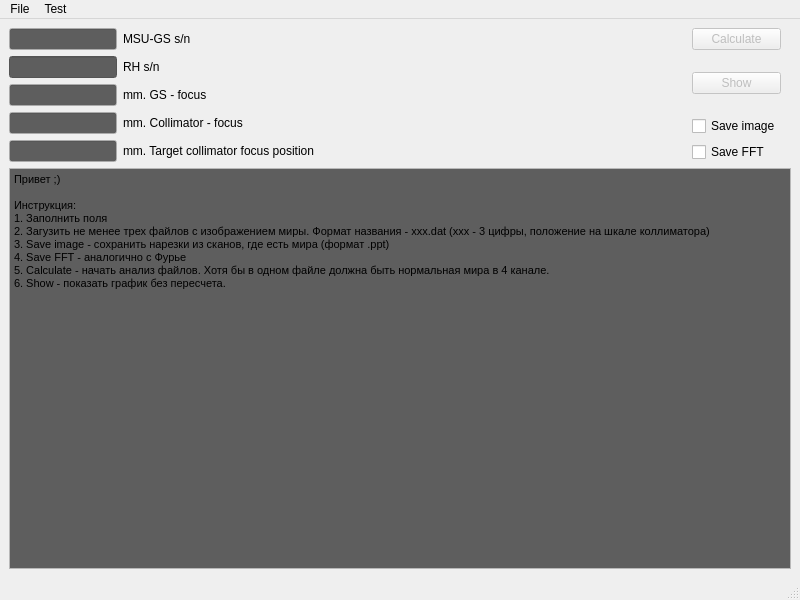
<?xml version="1.0" encoding="UTF-8"?>
<ui version="4.0">
 <class>MainWindow</class>
 <widget class="QMainWindow" name="MainWindow">
  <property name="geometry">
   <rect>
    <x>0</x>
    <y>0</y>
    <width>800</width>
    <height>600</height>
   </rect>
  </property>
  <property name="windowTitle">
   <string>MainWindow</string>
  </property>
  <widget class="QWidget" name="centralwidget">
   <layout class="QVBoxLayout" name="verticalLayout_3">
    <item>
     <layout class="QHBoxLayout" name="horizontalLayout_2">
      <property name="rightMargin">
       <number>10</number>
      </property>
      <item>
       <layout class="QFormLayout" name="formLayout_2">
        <property name="labelAlignment">
         <set>Qt::AlignLeading|Qt::AlignLeft|Qt::AlignTop</set>
        </property>
        <item row="0" column="0">
         <widget class="QLineEdit" name="lineEdit_gs_sn">
          <property name="palette">
           <palette>
            <active>
             <colorrole role="Base">
              <brush brushstyle="SolidPattern">
               <color alpha="255">
                <red>94</red>
                <green>94</green>
                <blue>94</blue>
               </color>
              </brush>
             </colorrole>
            </active>
            <inactive>
             <colorrole role="Base">
              <brush brushstyle="SolidPattern">
               <color alpha="255">
                <red>94</red>
                <green>94</green>
                <blue>94</blue>
               </color>
              </brush>
             </colorrole>
            </inactive>
            <disabled>
             <colorrole role="Base">
              <brush brushstyle="SolidPattern">
               <color alpha="255">
                <red>68</red>
                <green>68</green>
                <blue>68</blue>
               </color>
              </brush>
             </colorrole>
            </disabled>
           </palette>
          </property>
         </widget>
        </item>
        <item row="0" column="1">
         <widget class="QLabel" name="label_2">
          <property name="text">
           <string>MSU-GS s/n</string>
          </property>
         </widget>
        </item>
        <item row="1" column="0">
         <widget class="QLineEdit" name="lineEdit_rh_sn">
          <property name="palette">
           <palette>
            <active>
             <colorrole role="Base">
              <brush brushstyle="SolidPattern">
               <color alpha="255">
                <red>94</red>
                <green>94</green>
                <blue>94</blue>
               </color>
              </brush>
             </colorrole>
             <colorrole role="Window">
              <brush brushstyle="SolidPattern">
               <color alpha="255">
                <red>117</red>
                <green>117</green>
                <blue>117</blue>
               </color>
              </brush>
             </colorrole>
            </active>
            <inactive>
             <colorrole role="Base">
              <brush brushstyle="SolidPattern">
               <color alpha="255">
                <red>94</red>
                <green>94</green>
                <blue>94</blue>
               </color>
              </brush>
             </colorrole>
             <colorrole role="Window">
              <brush brushstyle="SolidPattern">
               <color alpha="255">
                <red>117</red>
                <green>117</green>
                <blue>117</blue>
               </color>
              </brush>
             </colorrole>
            </inactive>
            <disabled>
             <colorrole role="Base">
              <brush brushstyle="SolidPattern">
               <color alpha="255">
                <red>117</red>
                <green>117</green>
                <blue>117</blue>
               </color>
              </brush>
             </colorrole>
             <colorrole role="Window">
              <brush brushstyle="SolidPattern">
               <color alpha="255">
                <red>117</red>
                <green>117</green>
                <blue>117</blue>
               </color>
              </brush>
             </colorrole>
            </disabled>
           </palette>
          </property>
         </widget>
        </item>
        <item row="1" column="1">
         <widget class="QLabel" name="label_3">
          <property name="text">
           <string>RH s/n</string>
          </property>
         </widget>
        </item>
        <item row="2" column="0">
         <widget class="QLineEdit" name="lineEdit_gs_focus">
          <property name="palette">
           <palette>
            <active>
             <colorrole role="Base">
              <brush brushstyle="SolidPattern">
               <color alpha="255">
                <red>94</red>
                <green>94</green>
                <blue>94</blue>
               </color>
              </brush>
             </colorrole>
            </active>
            <inactive>
             <colorrole role="Base">
              <brush brushstyle="SolidPattern">
               <color alpha="255">
                <red>94</red>
                <green>94</green>
                <blue>94</blue>
               </color>
              </brush>
             </colorrole>
            </inactive>
            <disabled>
             <colorrole role="Base">
              <brush brushstyle="SolidPattern">
               <color alpha="255">
                <red>68</red>
                <green>68</green>
                <blue>68</blue>
               </color>
              </brush>
             </colorrole>
            </disabled>
           </palette>
          </property>
         </widget>
        </item>
        <item row="2" column="1">
         <widget class="QLabel" name="label">
          <property name="text">
           <string>mm. GS - focus</string>
          </property>
         </widget>
        </item>
        <item row="3" column="0">
         <widget class="QLineEdit" name="lineEdit_col_focus">
          <property name="palette">
           <palette>
            <active>
             <colorrole role="Base">
              <brush brushstyle="SolidPattern">
               <color alpha="255">
                <red>94</red>
                <green>94</green>
                <blue>94</blue>
               </color>
              </brush>
             </colorrole>
            </active>
            <inactive>
             <colorrole role="Base">
              <brush brushstyle="SolidPattern">
               <color alpha="255">
                <red>94</red>
                <green>94</green>
                <blue>94</blue>
               </color>
              </brush>
             </colorrole>
            </inactive>
            <disabled>
             <colorrole role="Base">
              <brush brushstyle="SolidPattern">
               <color alpha="255">
                <red>68</red>
                <green>68</green>
                <blue>68</blue>
               </color>
              </brush>
             </colorrole>
            </disabled>
           </palette>
          </property>
         </widget>
        </item>
        <item row="3" column="1">
         <widget class="QLabel" name="label_4">
          <property name="text">
           <string>mm. Collimator - focus</string>
          </property>
         </widget>
        </item>
        <item row="4" column="0">
         <widget class="QLineEdit" name="lineEdit_target_col_pos">
          <property name="palette">
           <palette>
            <active>
             <colorrole role="Base">
              <brush brushstyle="SolidPattern">
               <color alpha="255">
                <red>94</red>
                <green>94</green>
                <blue>94</blue>
               </color>
              </brush>
             </colorrole>
            </active>
            <inactive>
             <colorrole role="Base">
              <brush brushstyle="SolidPattern">
               <color alpha="255">
                <red>94</red>
                <green>94</green>
                <blue>94</blue>
               </color>
              </brush>
             </colorrole>
            </inactive>
            <disabled>
             <colorrole role="Base">
              <brush brushstyle="SolidPattern">
               <color alpha="255">
                <red>68</red>
                <green>68</green>
                <blue>68</blue>
               </color>
              </brush>
             </colorrole>
            </disabled>
           </palette>
          </property>
         </widget>
        </item>
        <item row="4" column="1">
         <widget class="QLabel" name="label_5">
          <property name="text">
           <string>mm. Target collimator focus position</string>
          </property>
         </widget>
        </item>
       </layout>
      </item>
      <item>
       <layout class="QVBoxLayout" name="verticalLayout_5">
        <property name="sizeConstraint">
         <enum>QLayout::SetDefaultConstraint</enum>
        </property>
        <property name="leftMargin">
         <number>0</number>
        </property>
        <item alignment="Qt::AlignTop">
         <widget class="QPushButton" name="pushButton_calculate">
          <property name="enabled">
           <bool>false</bool>
          </property>
          <property name="text">
           <string>Calculate</string>
          </property>
         </widget>
        </item>
        <item alignment="Qt::AlignTop">
         <widget class="QPushButton" name="pushButton_show">
          <property name="enabled">
           <bool>false</bool>
          </property>
          <property name="text">
           <string>Show</string>
          </property>
         </widget>
        </item>
        <item>
         <widget class="QCheckBox" name="checkBox_save_img">
          <property name="text">
           <string>Save image</string>
          </property>
         </widget>
        </item>
        <item>
         <widget class="QCheckBox" name="checkBox_save_fft">
          <property name="text">
           <string>Save FFT</string>
          </property>
         </widget>
        </item>
       </layout>
      </item>
     </layout>
    </item>
    <item>
     <widget class="QTextBrowser" name="textBrowser">
      <property name="palette">
       <palette>
        <active>
         <colorrole role="Base">
          <brush brushstyle="SolidPattern">
           <color alpha="255">
            <red>94</red>
            <green>94</green>
            <blue>94</blue>
           </color>
          </brush>
         </colorrole>
        </active>
        <inactive>
         <colorrole role="Base">
          <brush brushstyle="SolidPattern">
           <color alpha="255">
            <red>94</red>
            <green>94</green>
            <blue>94</blue>
           </color>
          </brush>
         </colorrole>
        </inactive>
        <disabled>
         <colorrole role="Base">
          <brush brushstyle="SolidPattern">
           <color alpha="255">
            <red>68</red>
            <green>68</green>
            <blue>68</blue>
           </color>
          </brush>
         </colorrole>
        </disabled>
       </palette>
      </property>
      <property name="html">
       <string>&lt;!DOCTYPE HTML PUBLIC &quot;-//W3C//DTD HTML 4.0//EN&quot; &quot;http://www.w3.org/TR/REC-html40/strict.dtd&quot;&gt;
&lt;html&gt;&lt;head&gt;&lt;meta name=&quot;qrichtext&quot; content=&quot;1&quot; /&gt;&lt;style type=&quot;text/css&quot;&gt;
p, li { white-space: pre-wrap; }
&lt;/style&gt;&lt;/head&gt;&lt;body style=&quot; font-family:'MS Shell Dlg 2'; font-size:8.25pt; font-weight:400; font-style:normal;&quot;&gt;
&lt;p style=&quot; margin-top:0px; margin-bottom:0px; margin-left:0px; margin-right:0px; -qt-block-indent:0; text-indent:0px;&quot;&gt;Привет ;)&lt;/p&gt;
&lt;p style=&quot;-qt-paragraph-type:empty; margin-top:0px; margin-bottom:0px; margin-left:0px; margin-right:0px; -qt-block-indent:0; text-indent:0px;&quot;&gt;&lt;br /&gt;&lt;/p&gt;
&lt;p style=&quot; margin-top:0px; margin-bottom:0px; margin-left:0px; margin-right:0px; -qt-block-indent:0; text-indent:0px;&quot;&gt;Инструкция:&lt;/p&gt;
&lt;p style=&quot; margin-top:0px; margin-bottom:0px; margin-left:0px; margin-right:0px; -qt-block-indent:0; text-indent:0px;&quot;&gt;1. Заполнить поля&lt;/p&gt;
&lt;p style=&quot; margin-top:0px; margin-bottom:0px; margin-left:0px; margin-right:0px; -qt-block-indent:0; text-indent:0px;&quot;&gt;2. Загузить не менее трех файлов с изображением миры. Формат названия - ххх.dat (ххх - 3 цифры, положение на шкале коллиматора)&lt;/p&gt;
&lt;p style=&quot; margin-top:0px; margin-bottom:0px; margin-left:0px; margin-right:0px; -qt-block-indent:0; text-indent:0px;&quot;&gt;3. Save image - сохранить нарезки из сканов, где есть мира (формат .ppt)&lt;/p&gt;
&lt;p style=&quot; margin-top:0px; margin-bottom:0px; margin-left:0px; margin-right:0px; -qt-block-indent:0; text-indent:0px;&quot;&gt;4. Save FFT - аналогично с Фурье&lt;/p&gt;
&lt;p style=&quot; margin-top:0px; margin-bottom:0px; margin-left:0px; margin-right:0px; -qt-block-indent:0; text-indent:0px;&quot;&gt;5. Calculate - начать анализ файлов. Хотя бы в одном файле должна быть нормальная мира в 4 канале.&lt;/p&gt;
&lt;p style=&quot; margin-top:0px; margin-bottom:0px; margin-left:0px; margin-right:0px; -qt-block-indent:0; text-indent:0px;&quot;&gt;6. Show - показать график без пересчета.&lt;/p&gt;&lt;/body&gt;&lt;/html&gt;</string>
      </property>
     </widget>
    </item>
   </layout>
  </widget>
  <widget class="QMenuBar" name="menubar">
   <property name="geometry">
    <rect>
     <x>0</x>
     <y>0</y>
     <width>800</width>
     <height>20</height>
    </rect>
   </property>
   <widget class="QMenu" name="menuFile">
    <property name="title">
     <string>File</string>
    </property>
    <addaction name="actionOpen"/>
    <addaction name="actionClear_cache"/>
    <addaction name="actionExit"/>
   </widget>
   <widget class="QMenu" name="menuTest">
    <property name="title">
     <string>Test</string>
    </property>
    <addaction name="actionShow_dummy_gs"/>
   </widget>
   <addaction name="menuFile"/>
   <addaction name="menuTest"/>
  </widget>
  <widget class="QStatusBar" name="statusbar"/>
  <action name="actionOpen">
   <property name="text">
    <string>Open</string>
   </property>
  </action>
  <action name="actionExit">
   <property name="text">
    <string>Exit</string>
   </property>
  </action>
  <action name="actionShow_dummy_gs">
   <property name="text">
    <string>Show dummy gs</string>
   </property>
  </action>
  <action name="actionClear_cache">
   <property name="text">
    <string>Clear cache</string>
   </property>
  </action>
 </widget>
 <resources/>
 <connections/>
</ui>
